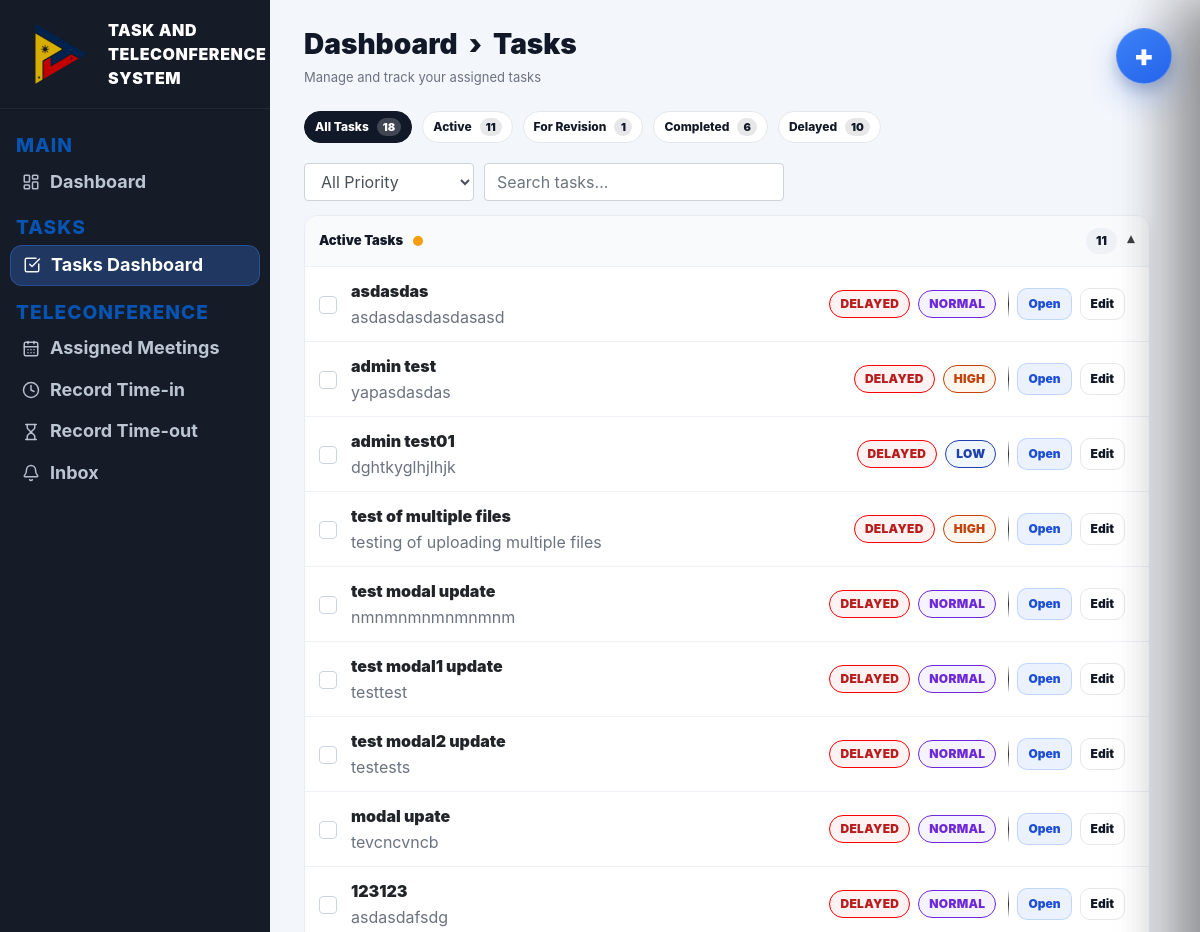
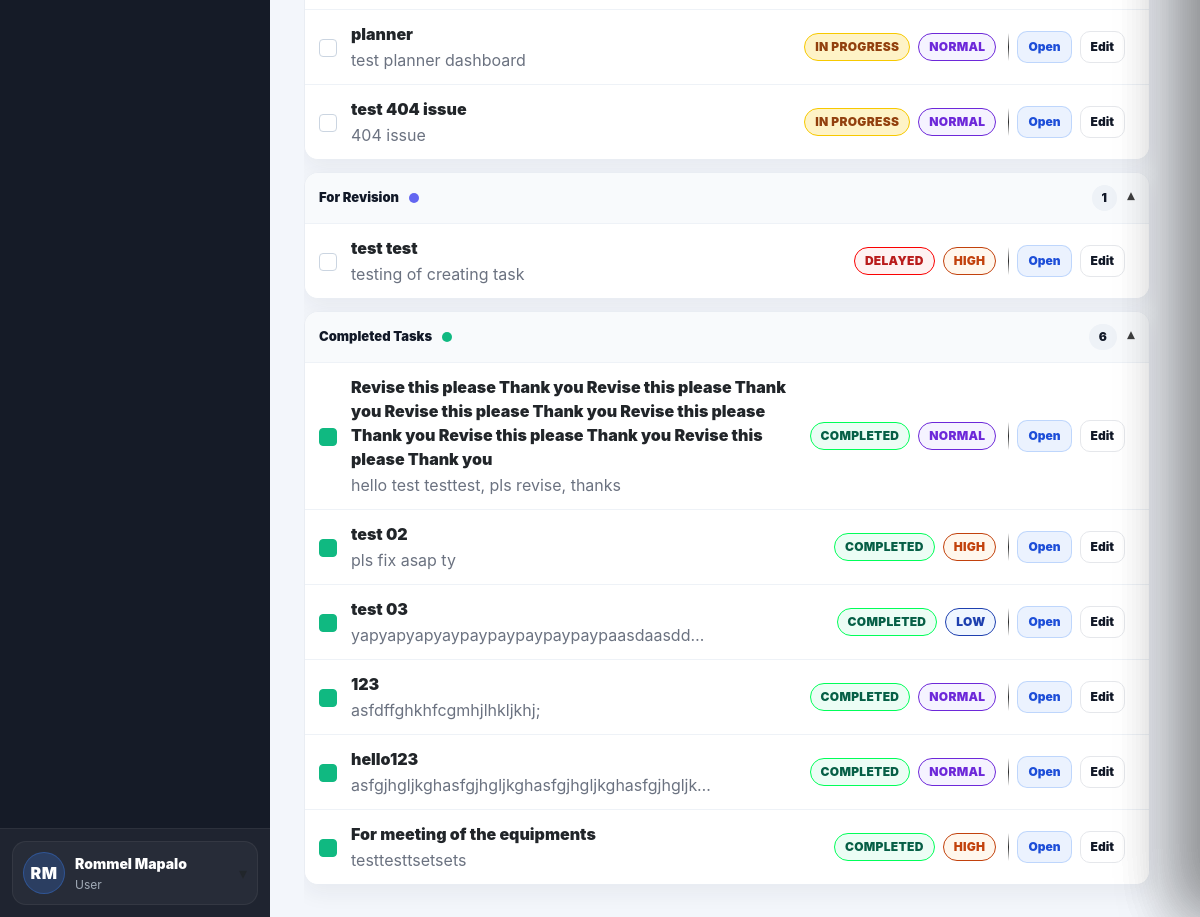
Page /task-dashboard (signed in) on the committed database (2 pictures, top to bottom).
### website/models.py (models this page shows, shortened)
class User(db.Model, UserMixin):
    id = db.Column(db.Integer, primary_key=True)
    email = db.Column(db.String(150), unique=True)
    password = db.Column(db.String(150))
    firstname = db.Column(db.String(150))
    is_admin = db.Column(db.Boolean, default=False)
    role = db.Column(db.String(20), default="user")
    notes = db.relationship('Note')
    notifications = db.relationship('Notification', lazy=True, cascade="all, delete-orphan")

class Task(db.Model):
    id = db.Column(db.Integer, primary_key=True)
    title = db.Column(db.String(200), nullable=False)
    description = db.Column(db.Text)
    assigned_to = db.Column(db.Integer, db.ForeignKey('user.id'))
    assigned_user = db.relationship('User', foreign_keys=[assigned_to])
    status = db.Column(db.String(50), default="assigned")
    priority = db.Column(db.String(20), default="normal")
    deadline = db.Column(db.DateTime)
    file_path = db.Column(db.String(300))
    last_edited_by = db.Column(db.Integer, nullable=True)
    last_edited_at = db.Column(db.DateTime, server_default=func.now(), onupdate=func.now())
    created_at = db.Column(db.DateTime(timezone=True), server_default=func.now())

### website/views.py (the view)
@views.route('/task-dashboard')
@login_required
def task_dashboard():
    if current_user.is_admin:
        tasks = Task.query.order_by(Task.created_at.desc()).all()
    else:
        tasks = Task.query.all()
    unread_count = Notification.query.filter_by(user_id=current_user.id, is_read=False).count()
    return render_template(
        "task_dashboard.html",
        user=current_user,
        tasks=tasks,
        unread_count=unread_count,
        now_dt=ph_now(),
    )

### website/views.py (called while the page is built)
def ph_now():
    return datetime.now(timezone.utc).astimezone(PH_TIMEZONE).replace(tzinfo=None)

### website/templates/task_dashboard.html (shortened to what this page needs)
{% extends "base.html" %}
{% block content %}
<div class="main-inner">
  <h1 class="td-title">Dashboard &nbsp;›&nbsp; Tasks</h1>
  <div class="td-sub">Manage and track your assigned tasks</div>
  {% set all_count = tasks|length if tasks else 0 %}
  {% set revision_tasks = tasks|selectattr("status","equalto","for_revision")|list if tasks else [] %}
  {% set revision_count = revision_tasks|length %}
  {% set completed_tasks = tasks|selectattr("status","equalto","completed")|list if tasks else [] %}
  {% set completed_count = completed_tasks|length %}
  {% set delayed_tasks = tasks|rejectattr("status","equalto","completed")
                              |selectattr("deadline")
                              |selectattr("deadline","lt",now_dt)
                              |list if tasks else [] %}
  {% set delayed_count = delayed_tasks|length %}
  {% set active_tasks = tasks|rejectattr("status","equalto","completed")
                            |rejectattr("status","equalto","for_revision")
                            |list if tasks else [] %}
  {% set active_count = active_tasks|length %}
  <div class="td-pills">
    <button class="pill-tab active" type="button" data-filter="all">
      All Tasks <span class="pill-count">{{ all_count }}</span>
    </button>
    <button class="pill-tab" type="button" data-filter="active">
      Active <span class="pill-count">{{ active_count }}</span>
    </button>
    <button class="pill-tab" type="button" data-filter="revision">
      For Revision <span class="pill-count">{{ revision_count }}</span>
    </button>
    <button class="pill-tab" type="button" data-filter="completed">
      Completed <span class="pill-count">{{ completed_count }}</span>
    </button>
    <button class="pill-tab" type="button" data-filter="delayed">
      Delayed <span class="pill-count">{{ delayed_count }}</span>
    </button>
  </div>
  <div class="td-toolbar">
    <select id="priorityFilter" class="form-control td-filter">
      <option value="all">All Priority</option>
    </select>
    <input id="taskSearch" class="form-control td-search" placeholder="Search tasks..." />
  </div>
  <div class="scroll">
    <div class="sec open" data-section="active">
      <button class="sec-h" type="button">
        <div class="sec-h-left">
          <span class="sec-title">Active Tasks</span>
          <span class="sec-badge badge-active"></span>
        </div>
        <div style="display:flex; align-items:center; gap:10px;">
          <span class="sec-count">{{ active_count }}</span>
          <span class="sec-caret">▾</span>
        </div>
      </button>
      <div class="sec-body">
        {% if active_tasks and active_tasks|length > 0 %}
          {% for task in active_tasks %}
            {% set is_delayed = task.status != 'completed' and task.deadline and task.deadline < now_dt %}
            <div class="task-row task-item"
                 id="task-{{ task.id }}"
                 data-task-id="{{ task.id }}"
                 data-status="{{ task.status }}"
                 data-original-status="{{ task.status }}"
                 data-title="{{ (task.title ~ ' ' ~ (task.description or ''))|lower }}"
                 data-priority="{{ (task.priority or 'normal')|lower if task.priority is defined else 'normal' }}"
                 data-deadline="{{ task.deadline.strftime('%Y-%m-%dT%H:%M:%S') if task.deadline else '' }}">
              <div class="task-left">
                <button type="button"
                        class="task-check task-check-btn"
                        aria-label="Toggle complete"
                        data-complete-task="{{ task.id }}"></button>
                <div class="task-info">
                  <a class="task-title-link"
                     href="{{ url_for('views.task_dashboard') }}?focus={{ task.id }}"
                     data-focus-task="{{ task.id }}">
                    {{ task.title }}
                  </a>
                  <div class="task-meta">
                    {{ task.description }}
                  </div>
                </div>
                <div class="task-tags">
                  <span class="status {{ 'st-delayed' if is_delayed else 'st-pending' }}" data-status-pill>{{ 'DELAYED' if is_delayed else task.status|replace("_"," ")|upper }}</span>
                  {% set pr = (task.priority or 'normal')|lower %}
                  <span class="prio prio-{{ pr }}">{{ pr|upper }}</span>
                </div>
              </div>
              <div class="task-right">
                <div class="task-actions">
                  <button type="button" class="btn-mini" data-open-task="{{ task.id }}">Open</button>
                  <button type="button" class="btn-mini ghost" data-edit-task="{{ task.id }}">Edit</button>
                </div>
              </div>
            </div>
          {% endfor %}
        {% else %}
          <div style="padding:12px 14px; color:#6b7280;" data-empty-state="active">No active tasks.</div>
        {% endif %}
      </div>
    </div>
    <div class="sec open" data-section="revision">
      <button class="sec-h" type="button">
        <div class="sec-h-left">
          <span class="sec-title">For Revision</span>
          <span class="sec-badge" style="background:#6366f1;"></span>
        </div>
        <div style="display:flex; align-items:center; gap:10px;">
          <span class="sec-count">{{ revision_count }}</span>
          <span class="sec-caret">▾</span>
        </div>
      </button>
      <div class="sec-body">
        {% if revision_tasks and revision_tasks|length > 0 %}
          {% for task in revision_tasks %}
            {% set is_delayed = task.status != 'completed' and task.deadline and task.deadline < now_dt %}
            <div class="task-row task-item"
                 id="task-{{ task.id }}"
                 data-task-id="{{ task.id }}"
                 data-status="{{ task.status }}"
                 data-original-status="{{ task.status }}"
                 data-title="{{ (task.title ~ ' ' ~ (task.description or ''))|lower }}"
                 data-priority="{{ (task.priority or 'normal')|lower }}"
                 data-deadline="{{ task.deadline.strftime('%Y-%m-%dT%H:%M:%S') if task.deadline else '' }}">
              <div class="task-left">
                <button type="button"
                        class="task-check task-check-btn"
                        aria-label="Toggle complete"
                        data-complete-task="{{ task.id }}"></button>
                <div class="task-info">
                  <a class="task-title-link"
                     href="{{ url_for('views.task_dashboard') }}?focus={{ task.id }}"
                     data-focus-task="{{ task.id }}">
                    {{ task.title }}
                  </a>
                  <div class="task-meta">{{ task.description }}</div>
                </div>
                <div class="task-tags">
                  <span class="status {{ 'st-delayed' if is_delayed else 'st-pending' }}" data-status-pill>{{ 'DELAYED' if is_delayed else task.status|replace("_"," ")|upper }}</span>
                  {% set pr = (task.priority or 'normal')|lower %}
                  <span class="prio prio-{{ pr }}">{{ pr|upper }}</span>
                </div>
              </div>
              <div class="task-right">
                <div class="task-actions">
                  <button type="button" class="btn-mini" data-open-task="{{ task.id }}">Open</button>
                  <button type="button" class="btn-mini ghost" data-edit-task="{{ task.id }}">Edit</button>
                </div>
              </div>
            </div>
          {% endfor %}
        {% else %}
          <div style="padding:12px 14px; color:#6b7280;" data-empty-state="revision">No tasks for revision.</div>
        {% endif %}
      </div>
    </div>
    <div class="sec open" data-section="completed">
      <button class="sec-h" type="button">
        <div class="sec-h-left">
          <span class="sec-title">Completed Tasks</span>
          <span class="sec-badge badge-done"></span>
        </div>
        <div style="display:flex; align-items:center; gap:10px;">
          <span class="sec-count">{{ completed_count }}</span>
          <span class="sec-caret">▾</span>
        </div>
      </button>
      <div class="sec-body">
        {% if completed_tasks and completed_tasks|length > 0 %}
          {% for task in completed_tasks %}
            <div class="task-row task-item"
                 id="task-{{ task.id }}"
                 data-task-id="{{ task.id }}"
                 data-status="{{ task.status }}"
                 data-original-status="{{ task.status if task.status != 'completed' else 'in_progress' }}"
                 data-title="{{ (task.title ~ ' ' ~ (task.description or ''))|lower }}"
                 data-priority="{{ (task.priority or 'normal')|lower }}"
                 data-deadline="{{ task.deadline.strftime('%Y-%m-%dT%H:%M:%S') if task.deadline else '' }}">
              <div class="task-left">
                <button type="button"
                        class="task-check task-check-btn is-done"
                        aria-label="Toggle complete"
                        data-complete-task="{{ task.id }}"></button>
                <div class="task-info">
                  <a class="task-title-link"
                     href="{{ url_for('views.task_dashboard') }}?focus={{ task.id }}"
                     data-focus-task="{{ task.id }}">
                    {{ task.title }}
                  </a>
                  <div class="task-meta">{{ task.description }}</div>
                </div>
                <div class="task-tags">
                  <span class="status st-completed" data-status-pill>{{ task.status|replace("_"," ")|upper }}</span>
                  {% set pr = (task.priority or 'normal')|lower %}
                  <span class="prio prio-{{ pr }}">{{ pr|upper }}</span>
                </div>
              </div>
              <div class="task-right">
                <div class="task-actions">
                  <button type="button" class="btn-mini" data-open-task="{{ task.id }}">Open</button>
                  <button type="button" class="btn-mini ghost" data-edit-task="{{ task.id }}">Edit</button>
                </div>
              </div>
            </div>
          {% endfor %}
        {% else %}
          <div style="padding:12px 14px; color:#6b7280;" data-empty-state="completed">No completed tasks yet.</div>
        {% endif %}
      </div>
    </div>
    <br><br>
  </div>
</div>
<button type="button" class="fab-task" id="openTaskDrawer" aria-label="Create task">
  <span class="fab-plus">+</span>
</button>
{% endblock %}

### website/templates/base.html (shortened to what this page needs)
<!DOCTYPE html>
<html>
<head>
  <link
    rel="stylesheet"
    href="https://stackpath.bootstrapcdn.com/bootstrap/4.4.1/css/bootstrap.min.css"
  />
  <link
    rel="stylesheet"
    href="https://stackpath.bootstrapcdn.com/font-awesome/4.7.0/css/font-awesome.min.css"
  />
  <link rel="stylesheet" href="{{ url_for('static', filename='styles.css') }}">
</head>
<body>
<div class="app-shell">
  <aside class="sidebar-dark">
    <div class="sidebar-brand">
      <img src="{{ url_for('static', filename='assets/PTV_LOGO.png') }}" alt="PTV Logo" class="sidebar-brand-logo">
      <span>TASK AND TELECONFERENCE SYSTEM</span>
    </div>
    <div class="sidebar-nav">
      <div class="sidebar-section">MAIN</div>
      <a class="sidebar-link {% if request.endpoint == 'views.user_dashboard' %}active{% endif %}"
         href="{{ url_for('views.user_dashboard') }}">
        <i data-lucide="layout-dashboard" class="sidebar-icon" aria-hidden="true"></i>
        <span>Dashboard</span>
      </a>
      <div class="sidebar-section">TASKS</div>
      <a class="sidebar-link {% if request.endpoint == 'views.task_dashboard' %}active{% endif %}"
         href="{{ url_for('views.task_dashboard') }}">
        <i data-lucide="check-square" class="sidebar-icon" aria-hidden="true"></i>
        <span>Tasks Dashboard</span>
      </a>
      <div class="sidebar-section">TELECONFERENCE</div>
      <a class="sidebar-link {% if request.endpoint == 'views.assigned_meetings' %}active{% endif %}"
         href="{{ url_for('views.assigned_meetings') }}">
        <i data-lucide="calendar-days" class="sidebar-icon" aria-hidden="true"></i>
        <span>Assigned Meetings</span>
      </a>
      <a class="sidebar-link {% if request.endpoint == 'views.record_timein' %}active{% endif %}"
         href="{{ url_for('views.record_timein') }}">
        <i data-lucide="clock" class="sidebar-icon" aria-hidden="true"></i>
        <span>Record Time-in</span>
      </a>
      <a class="sidebar-link {% if request.endpoint == 'views.record_timeout' %}active{% endif %}"
         href="{{ url_for('views.record_timeout') }}">
        <i data-lucide="hourglass" class="sidebar-icon" aria-hidden="true"></i>
        <span>Record Time-out</span>
      </a>
      <a class="sidebar-link {% if request.endpoint == 'views.inbox' %}active{% endif %}"
         href="{{ url_for('views.inbox') }}">
        <i data-lucide="bell" class="sidebar-icon" aria-hidden="true"></i>
        <span>Inbox</span>
      </a>
    </div>
    {% if current_user.is_authenticated %}
    <div class="sidebar-footer">
      {% set parts = (current_user.firstname or '').split() %}
      {% set first = parts[0] if parts|length > 0 else '' %}
      {% set last = parts[-1] if parts|length > 1 else '' %}
      {% set initials = (first[:1] ~ (last[:1] if last else (first[1:2] if first|length > 1 else ''))).upper() %}
      <div class="user-box" id="userBox">
        <button class="user-trigger" type="button" id="userToggle">
          <div class="user-row">
            <div class="user-avatar">{{ initials }}</div>
            <div>
              <div class="user-name">{{ current_user.firstname }}</div>
              <div class="user-sub">User</div>
            </div>
          </div>
          <div class="caret">▾</div>
        </button>
      </div>
    </div>
    {% endif %}
  </aside>
  <main class="main-area">
    <div class="content-wrap">
      {% block content %}{% endblock %}
    </div>
  </main>
</div>
</body>
</html>

### website/templates/task_dashboard.html (style rules this page uses)
.scroll { flex:1; overflow-y:auto; padding-right:8px; }
.task-title-link { display:inline-block; margin:0; font-weight:900; color:inherit; text-decoration:none; cursor:pointer; }
.task-check-btn { cursor:pointer; }
.task-check-btn.is-done { background:#10b981; border-color:#10b981; }
.st-pending { background:#fef3c7; border-color:#f7c900; color:#92400e; }
.st-delayed { background:#fef2f2; border-color:#fa0000; color:#b91c1c; }
.st-completed { background:#ecfdf5; border-color:#00ff59; color:#065f46; }
.td-toolbar { justify-content:flex-start; }
.td-search { flex:0 1 300px; max-width:300px; }
.td-filter { width:170px !important; flex:0 0 170px; }

### rows in the picture
User: firstname "Rommel Mapalo"
Task: title "asdasdas", description "asdasdasdasdasasd", status "DELAYED", priority "NORMAL"
Task: title "admin test", description "yapasdasdas", status "DELAYED", priority "HIGH"
Task: title "admin test01", description "dghtkyglhjlhjk", status "DELAYED", priority "LOW"
Task: title "test of multiple files", description "testing of uploading multiple files", status "DELAYED", priority "HIGH"
Task: title "test modal update", description "nmnmnmnmnmnmnm", status "DELAYED", priority "NORMAL"
Task: title "test modal1 update", description "testtest", status "DELAYED", priority "NORMAL"
Task: title "test modal2 update", description "testests", status "DELAYED", priority "NORMAL"
Task: title "modal upate", description "tevcncvncb", status "DELAYED", priority "NORMAL"
Task: title "123123", description "asdasdafsdg", status "DELAYED", priority "NORMAL"
Task: title "planner", description "test planner dashboard", status "IN PROGRESS", priority "NORMAL"
Task: title "test 404 issue", description "404 issue", status "IN PROGRESS", priority "NORMAL"
Task: title "test test", description "testing of creating task", status "DELAYED", priority "HIGH"
Task: title "Revise this please Thank you Revise this please Thank you Revise this please Thank you Revise this please Thank you Revise this please Thank you Revise this please Thank you", description "hello test testtest, pls revise, thanks", status "COMPLETED", priority "NORMAL"
Task: title "test 02", description "pls fix asap ty", status "COMPLETED", priority "HIGH"
Task: title "test 03", description "yapyapyapyaypaypaypaypaypaypaasdaasdd…", status "COMPLETED", priority "LOW"
Task: title "123", description "asfdffghkhfcgmhjlhkljkhj;", status "COMPLETED", priority "NORMAL"
Task: title "hello123", description "asfgjhgljkghasfgjhgljkghasfgjhgljkghasfgjhgljk…", status "COMPLETED", priority "NORMAL"
Task: title "For meeting of the equipments", description "testtesttsetsets", status "COMPLETED", priority "HIGH"

### other values in the picture
{{ initials }} "RM"
{{ all_count }} "18"
{{ active_count }} "11"
{{ revision_count }} "1"
{{ completed_count }} "6"
{{ delayed_count }} "10"
